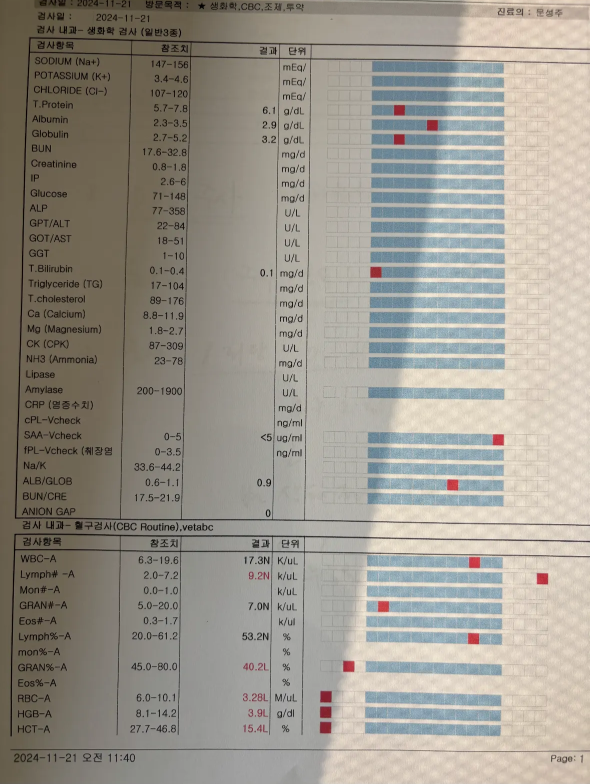
#> input picture data/20241121.png, 1179 x 1568 px, found by its file name (shown at 1/2 size)
$ jupyter execute --allow-errors parse_Tesseract_LayoutParser.ipynb   (shell and % lines are left out)
#> lines starting #> are read from the running program, lines starting #| are printed output that depends on the picture; after the words box and inside, x2 and y2 are one past the last pixel; in counts of white or black regions, pixels touching at a corner belong together
# 🏥 고양이 의료 문서 분석 (Tesseract + LayoutParser)

이 노트북은 `data/은내과.pdf` 파일을 Tesseract + LayoutParser로 분석하여 의료 데이터를 추출합니다.

## 주요 기능
- PDF → 이미지 변환
- LayoutParser를 통한 문서 레이아웃 분석
- Tesseract OCR을 통한 테이블 데이터 추출
- 의료 검사 결과 구조화
- JSON 형태로 데이터 저장

## PaddleOCR과의 차이점
- **LayoutParser**: 문서의 레이아웃(테이블, 텍스트 블록 등)을 먼저 분석
- **Tesseract**: 구조화된 영역별로 정확한 OCR 수행
- **더 정확한 테이블 인식**: 의료 문서의 표 구조를 더 잘 파악

## 1. 환경 설정 및 라이브러리 로드

[cell 1]
# 시스템 패키지 업데이트
# sudo apt-get update

# Tesseract OCR 및 한국어 언어팩 설치
# sudo apt-get install tesseract-ocr tesseract-ocr-eng tesseract-ocr-kor

# 설치 확인
# tesseract --version
# tesseract --list-langs

[cell 2]
# 기본 라이브러리 설치

# LayoutParser 설치 (Detectron2 없이)

# Detectron2는 별도로 설치 (옵션)
# !pip install torch torchvision
# !pip install 'git+https://github.com/facebookresearch/detectron2.git'

print("🔧 기본 라이브러리 설치 완료!")
print("⚠️ Tesseract는 시스템 레벨에서 별도 설치가 필요합니다.")
print("💡 터미널에서 다음 명령어를 실행하세요:")
print("   sudo apt-get update")
print("   sudo apt-get install tesseract-ocr tesseract-ocr-eng tesseract-ocr-kor")

[cell 3]
import os
import base64
import json
from typing import List, Dict, Any, Tuple
import fitz  # PyMuPDF
from PIL import Image, ImageEnhance, ImageFilter
import io
from dotenv import load_dotenv
from openai import OpenAI
import pandas as pd
from IPython.display import display
import re
from datetime import datetime
import numpy as np
import cv2

# Tesseract 및 LayoutParser
import pytesseract
import layoutparser as lp
from layoutparser.models import Detectron2LayoutModel
from layoutparser.elements import TextBlock, Rectangle

print("📦 라이브러리 로드 완료!")
print(f"🔍 Tesseract 버전: {pytesseract.get_tesseract_version()}")
#> (this line was passed over: pytesseract is not available in this run)
print(f"📊 LayoutParser 버전: {lp.__version__}")

## 2. PDF 처리 및 이미지 전처리 함수 정의

[cell 4]
# [45 lines left out: function pdf_to_images, not called in this run]

def preprocess_image_for_ocr(image: np.ndarray) -> np.ndarray:
    """OCR을 위한 이미지 전처리"""

    # 그레이스케일 변환
    if len(image.shape) == 3:
        gray = cv2.cvtColor(image, cv2.COLOR_BGR2GRAY)
    else:
        gray = image.copy()

    # 노이즈 제거
    denoised = cv2.medianBlur(gray, 3)

    # 대비 향상
    clahe = cv2.createCLAHE(clipLimit=2.0, tileGridSize=(8,8))
    enhanced = clahe.apply(denoised)

    # 이진화 (적응형 임계값)
    binary = cv2.adaptiveThreshold(
        enhanced, 255, cv2.ADAPTIVE_THRESH_GAUSSIAN_C, cv2.THRESH_BINARY, 11, 2
    )

    # 형태학적 연산으로 텍스트 정리
    kernel = np.ones((1,1), np.uint8)
    cleaned = cv2.morphologyEx(binary, cv2.MORPH_CLOSE, kernel)

    return cleaned

def save_image_preview(image: np.ndarray, filename: str):
    """이미지 미리보기 저장"""
    # BGR을 RGB로 변환 후 PIL Image로 변환
    if len(image.shape) == 3 and image.shape[2] == 3:
        rgb_image = cv2.cvtColor(image, cv2.COLOR_BGR2RGB)
        pil_image = Image.fromarray(rgb_image)
    else:
        pil_image = Image.fromarray(image)

    # 미리보기용 크기 조정
    pil_image.thumbnail((800, 800))
    pil_image.save(filename)
    print(f"🖼️ 미리보기 저장: {filename}")

print("🔧 PDF 처리 및 이미지 전처리 함수 정의 완료!")

## 3. LayoutParser 모델 초기화

[cell 5]
def initialize_layout_model():
    """LayoutParser 모델 초기화"""

    print("🤖 LayoutParser 모델 로딩 중...")

    try:
        # PubLayNet 모델 사용 (논문/문서 레이아웃 분석에 최적화)
        model = lp.Detectron2LayoutModel(
            config_path='lp://PubLayNet/faster_rcnn_R_50_FPN_3x/config',
            model_path='lp://PubLayNet/faster_rcnn_R_50_FPN_3x/model_final.pth',
            extra_config=["MODEL.ROI_HEADS.SCORE_THRESH_TEST", 0.8],  # 신뢰도 임계값
            label_map={0: "Text", 1: "Title", 2: "List", 3: "Table", 4: "Figure"}
        )

        print("✅ LayoutParser 모델 로딩 완료!")
        print("📊 지원 레이아웃 요소: Text, Title, List, Table, Figure")

        return model

    except Exception as e:
        print(f"❌ LayoutParser 모델 로딩 실패: {e}")
        print("💡 대안: TableBank 모델 시도...")

        try:
            # TableBank 모델로 대체 시도 (테이블 특화)
            model = lp.Detectron2LayoutModel(
                config_path='lp://TableBank/faster_rcnn_R_50_FPN_3x/config',
                model_path='lp://TableBank/faster_rcnn_R_50_FPN_3x/model_final.pth',
                extra_config=["MODEL.ROI_HEADS.SCORE_THRESH_TEST", 0.8],
                label_map={0: "Table"}
            )
            print("✅ TableBank 모델 로딩 완료!")
            return model

        except Exception as e2:
            print(f"❌ TableBank 모델도 실패: {e2}")
            print("⚠️ LayoutParser 없이 Tesseract만 사용합니다.")
            return None

# 모델 초기화
#> (the rest of this cell did not finish here and is left out)

## 4. PDF 이미지 변환 및 미리보기

[cell 6]
print("📂 파일 선택 (PDF 또는 이미지)")
print("=" * 40)

# 사용자 입력 받기 (data/ 폴더 기본 경로)
filename = input("📄 data/ 폴더 내 파일명을 입력하세요 (예: 은내과.PDF, 검사결과.png): ").strip()
#> the answer given: ../../../data/20241121.png

# 빈 입력 시 기본값 사용
if not filename:
    filename = "20241121.png"
    print(f"🔹 기본 파일 사용: {filename}")

# data/ 경로와 결합
file_path = f"../data/{filename}"
print(f"📁 파일 경로: {file_path}")

# 파일 확장자 확인
file_ext = filename.lower().split('.')[-1]
is_pdf = file_ext == 'pdf'
is_image = file_ext in ['png', 'jpg', 'jpeg', 'tiff', 'bmp']

print(f"📋 파일 형식: {file_ext.upper()}")

# output 폴더 생성
os.makedirs("output", exist_ok=True)

if is_pdf:
    # PDF 처리
    print("🔄 PDF → 이미지 변환 시작...")
    pdf_images = pdf_to_images(file_path, resolution_scale=2.0)

    # 미리보기 이미지 저장
    for i, img_array in enumerate(pdf_images):
        save_image_preview(img_array, f"output/page_{i+1}_preview.png")

    print(f"✅ PDF 변환 완료! {len(pdf_images)}개 페이지 처리됨")

elif is_image:
    # 이미지 파일 처리
    print("🖼️ 이미지 파일 로드 중...")

    # OpenCV로 이미지 로드
    img_array = cv2.imread(file_path)
#> img_array is the input picture: shape (1568, 1179, 3); mean B, G, R 141.4, 150.8, 155.2

    if img_array is None:
        # PIL로 재시도
        pil_img = Image.open(file_path)
        img_array = np.array(pil_img)
        if len(img_array.shape) == 3:
            img_array = cv2.cvtColor(img_array, cv2.COLOR_RGB2BGR)

    # 단일 이미지를 리스트에 담기
    pdf_images = [img_array]

    # 미리보기 이미지 저장
    save_image_preview(img_array, "output/image_preview.png")
#> in save_image_preview, `pil_image.thumbnail((800, 800))`:
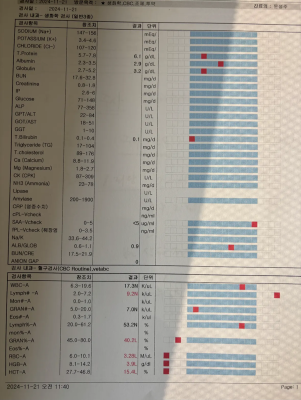
#> pil_image: PIL image 602x800 RGB (shown at 1/2 size); mean R, G, B 155.2, 150.8, 141.4

    print(f"✅ 이미지 로드 완료! 1개 이미지 처리됨")

else:
    print(f"❌ 지원하지 않는 파일 형식입니다: {file_ext}")
    print("📋 지원 형식: PDF, PNG, JPG, JPEG, TIFF, BMP")
    pdf_images = []

if pdf_images:
    print(f"🎯 총 {len(pdf_images)}개 이미지가 분석 준비 완료!")
#| 🎯 총 1개 이미지가 분석 준비 완료!
    print("📋 다음 섹션(LayoutParser + Tesseract 분석)을 실행할 수 있습니다!")
else:
    print("⚠️ 분석할 이미지가 없습니다. 올바른 파일을 선택해주세요.")

## 5. LayoutParser + Tesseract를 이용한 데이터 추출

[cell 7]
def extract_medical_data_with_layoutparser_tesseract(image: np.ndarray, page_num: int = 0) -> pd.DataFrame:
    """LayoutParser + Tesseract로 혈액검사 데이터 추출 및 DataFrame 반환"""

    print(f"🔍 LayoutParser + Tesseract로 페이지 {page_num + 1} 분석 중...")

    try:
        # 이미지 전처리
        processed_image = preprocess_image_for_ocr(image)

        # 전처리된 이미지 저장 (디버깅용)
        cv2.imwrite(f"output/processed_page_{page_num + 1}.png", processed_image)
        print(f"💾 전처리 이미지 저장: output/processed_page_{page_num + 1}.png")

        all_texts = []
        layout_results = []

        # LayoutParser로 레이아웃 분석 (모델이 있는 경우)
        if layout_model is not None:
            print("📊 LayoutParser로 문서 레이아웃 분석 중...")

            # RGB 이미지로 변환 (LayoutParser 요구사항)
            rgb_image = cv2.cvtColor(image, cv2.COLOR_BGR2RGB)

            # 레이아웃 감지
            layout = layout_model.detect(rgb_image)

            print(f"📋 감지된 레이아웃 요소: {len(layout)}개")

            # 각 레이아웃 요소별로 OCR 수행
            for idx, block in enumerate(layout):
                block_type = block.type
                coords = block.coordinates

                print(f"  📦 요소 {idx+1}: {block_type} at {coords}")

                # 영역 추출
                x1, y1, x2, y2 = map(int, [coords[0], coords[1], coords[2], coords[3]])

                # 경계 체크
                x1 = max(0, x1)
                y1 = max(0, y1)
                x2 = min(processed_image.shape[1], x2)
                y2 = min(processed_image.shape[0], y2)

                if x2 > x1 and y2 > y1:
                    roi = processed_image[y1:y2, x1:x2]

                    # Tesseract OCR 수행
                    if block_type == "Table":
                        # 테이블의 경우 더 세밀한 설정
                        custom_config = r'--oem 3 --psm 6 -c tessedit_char_whitelist=0123456789ABCDEFGHIJKLMNOPQRSTUVWXYZabcdefghijklmnopqrstuvwxyz가-힣.,/%-:()[]'
                    else:
                        # 일반 텍스트 설정
                        custom_config = r'--oem 3 --psm 6'

                    try:
                        # 한국어 + 영어 OCR
                        text = pytesseract.image_to_string(
                            roi,
                            lang='kor+eng',
                            config=custom_config
                        ).strip()

                        if text:
                            all_texts.extend(text.split('\n'))
                            layout_results.append({
                                'type': block_type,
                                'bbox': (x1, y1, x2, y2),
                                'text': text
                            })
                            print(f"    📝 추출된 텍스트 ({len(text)} chars): {text[:50]}...")

                    except Exception as ocr_error:
                        print(f"    ❌ OCR 오류: {ocr_error}")

        else:
            # LayoutParser 없이 Tesseract만 사용
            print("🔤 Tesseract만으로 전체 이미지 OCR 수행...")

            custom_config = r'--oem 3 --psm 6'

            try:
                # 한국어 + 영어 OCR
                full_text = pytesseract.image_to_string(
                    processed_image,
                    lang='kor+eng',
                    config=custom_config
                ).strip()

                if full_text:
                    all_texts = full_text.split('\n')
                    print(f"📝 추출된 전체 텍스트 라인 수: {len(all_texts)}")

            except Exception as ocr_error:
                print(f"❌ Tesseract OCR 오류: {ocr_error}")
                all_texts = []

        # 빈 라인 제거 및 정리
        cleaned_texts = [text.strip() for text in all_texts if text.strip()]

        print(f"📝 정리된 텍스트 라인 수: {len(cleaned_texts)}")

        # 디버깅용: 추출된 텍스트 일부 출력
        print("🔍 추출된 텍스트 샘플:")
        for i, text in enumerate(cleaned_texts[:10]):  # 처음 10줄만
            print(f"  {i+1}: {text}")

        if len(cleaned_texts) > 10:
            print(f"  ... (총 {len(cleaned_texts)}줄 중 10줄만 표시)")

        # 검사일시 추출
        exam_date = extract_exam_date(cleaned_texts)
        print(f"📅 검사일시: {exam_date}")

        # 혈액검사 데이터 추출
        blood_tests = extract_blood_test_data(cleaned_texts)

        # DataFrame 생성
        if blood_tests:
            df = pd.DataFrame(blood_tests)
            df.attrs['exam_date'] = exam_date
            df.attrs['layout_results'] = layout_results

            print("✅ LayoutParser + Tesseract로 추출된 혈액검사 데이터:")
            display(df)
            print(f"\n📈 총 {len(df)}개 혈액검사 항목 추출됨")

            return df
        else:
            print("⚠️ 혈액검사 데이터를 찾을 수 없습니다.")
            empty_df = pd.DataFrame(columns=["혈액항목", "측정값", "단위"])
            empty_df.attrs['exam_date'] = exam_date
            empty_df.attrs['layout_results'] = layout_results
            return empty_df

    except Exception as e:
        print(f"❌ LayoutParser + Tesseract 분석 오류: {e}")
        import traceback
        print(f"🔍 상세 오류: {traceback.format_exc()}")
        empty_df = pd.DataFrame(columns=["혈액항목", "측정값", "단위"])
        empty_df.attrs['exam_date'] = "Not Found"
        empty_df.attrs['layout_results'] = []
        return empty_df

# [148 lines left out: functions extract_exam_date, normalize_date, extract_blood_test_data, not called in this run]

print("🔧 LayoutParser + Tesseract 데이터 추출 함수 정의 완료!")

## 6. 의료 문서 분석 실행

[cell 8]
print("🔍 LayoutParser + Tesseract 의료 문서 분석 시작...")
print("=" * 60)

all_results = []

for i, img_array in enumerate(pdf_images):
    print(f"\n📑 페이지 {i + 1} 분석 중...")
    print("-" * 40)

    # LayoutParser + Tesseract 분석
    analysis_result = extract_medical_data_with_layoutparser_tesseract(img_array, i)

    # 결과 저장
    if not analysis_result.empty:
        # JSON으로 저장
        result_data = {
            'page': i + 1,
            'exam_date': analysis_result.attrs.get('exam_date', 'Not Found'),
            'blood_tests': analysis_result.to_dict('records'),
            'layout_analysis': analysis_result.attrs.get('layout_results', [])
        }

        all_results.append(result_data)

        # 페이지별 결과 저장
        with open(f'output/page_{i+1}_layoutparser_tesseract_result.json', 'w', encoding='utf-8') as f:
            json.dump(result_data, f, ensure_ascii=False, indent=2)

        print(f"💾 결과 저장: output/page_{i+1}_layoutparser_tesseract_result.json")

    print(f"✅ 페이지 {i + 1} 분석 완료")
#> this loop made 1 pass
#> analysis_result on pass 1: table of 0 rows and 3 columns
#> (printed output is left out)
#> pass 1, in preprocess_image_for_ocr, `gray = cv2.cvtColor(image, cv2.COLOR_BGR2GRAY)`:
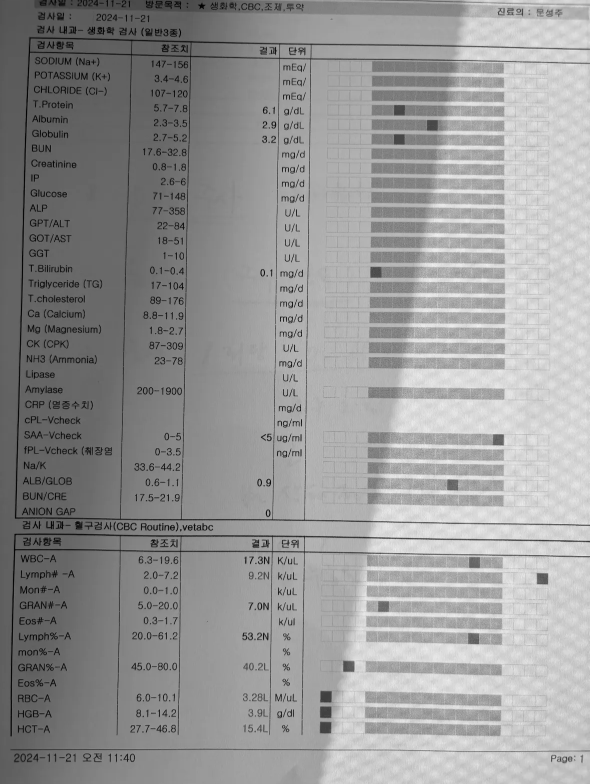
#> gray: shape (1568, 1179) (shown at 1/2 size); min 0, max 246, mean 151
#> pass 1, in preprocess_image_for_ocr, `enhanced = clahe.apply(denoised)`:
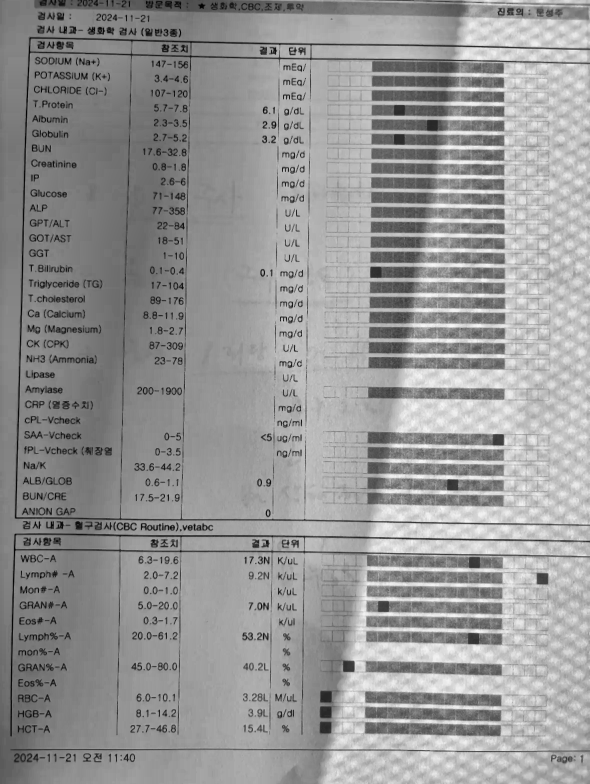
#> enhanced: shape (1568, 1179) (shown at 1/2 size); min 1, max 249, mean 150.2
#> pass 1, in preprocess_image_for_ocr, `binary = cv2.adaptiveThreshold( enhanced, 255, cv2.ADAPTIVE_THRESH_GAU..`:
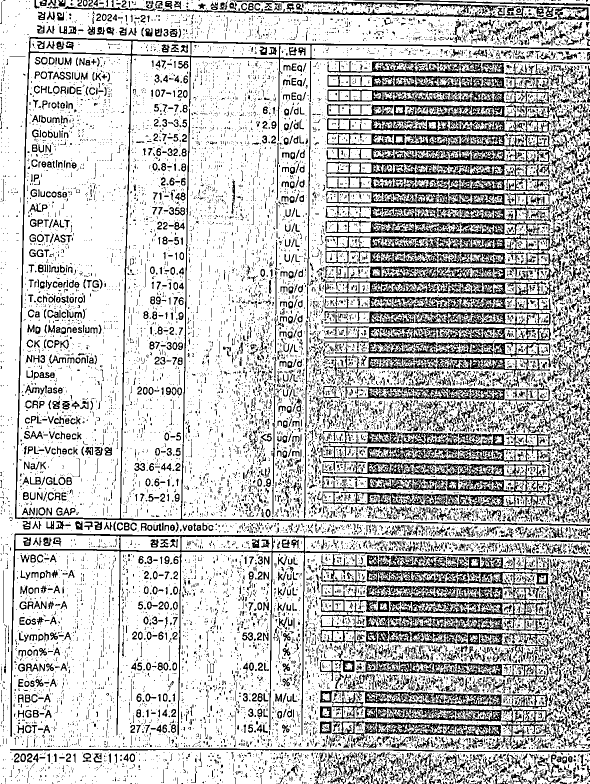
#> binary: shape (1568, 1179) (shown at 1/2 size); 76% white; 16771 black regions (14243 under 20 px), largest, box (x1, y1, x2, y2) and area: (645, 858, 1110, 988) 18010, (30, 74, 1179, 1052) 17082, (651, 295, 1102, 383) 14419
#> after the loop, all_results = []

# 전체 결과 통합
if all_results:
    # 통합 JSON 저장
    final_result = {
        'total_pages': len(pdf_images),
        'processed_pages': len(all_results),
        'processing_method': 'LayoutParser + Tesseract',
        'timestamp': datetime.now().isoformat(),
        'results': all_results
    }

    with open('output/final_layoutparser_tesseract_analysis.json', 'w', encoding='utf-8') as f:
        json.dump(final_result, f, ensure_ascii=False, indent=2)

    print(f"\n🎯 전체 분석 완료!")
    print(f"📊 처리된 페이지: {len(all_results)}/{len(pdf_images)}")
    print(f"💾 최종 결과: output/final_layoutparser_tesseract_analysis.json")

    # 통계 출력
    total_blood_tests = sum(len(result['blood_tests']) for result in all_results)
    print(f"🧪 총 추출된 혈액검사 항목: {total_blood_tests}개")

    # 추출된 검사일시들
    exam_dates = [result['exam_date'] for result in all_results if result['exam_date'] != 'Not Found']
    if exam_dates:
        print(f"📅 검사일시: {', '.join(set(exam_dates))}")

else:
    print("⚠️ 분석 결과가 없습니다.")
    print("💡 다음을 확인해보세요:")
    print("   - 이미지 품질이 충분한가?")
    print("   - Tesseract가 올바르게 설치되었는가?")
    print("   - 한국어 언어팩이 설치되었는가?")

## 7. 결과 비교 및 시각화

[cell 9]
# [40 lines left out: function visualize_layout_results, not called in this run]

# 각 페이지의 레이아웃 결과 시각화
if all_results:
    print("🎨 레이아웃 분석 결과 시각화...")
    print("=" * 40)

    for i, (img_array, result) in enumerate(zip(pdf_images, all_results)):
        layout_results = result.get('layout_analysis', [])
        visualize_layout_results(img_array, layout_results, i)

    print("\n✅ 모든 시각화 완료!")
    print("📁 output/ 폴더에서 결과를 확인하세요.")
else:
    print("⚠️ 시각화할 결과가 없습니다.")

## 8. 성능 비교 및 요약

### LayoutParser + Tesseract vs PaddleOCR 비교

| 특징 | LayoutParser + Tesseract | PaddleOCR |
|------|-------------------------|----------|
| **레이아웃 인식** | ✅ 우수 (구조화된 문서 분석) | ❌ 제한적 |
| **테이블 처리** | ✅ 매우 우수 | ⚠️ 보통 |
| **한국어 지원** | ✅ 우수 (Tesseract 한국어팩) | ✅ 우수 |
| **설치 복잡도** | ⚠️ 복잡 (여러 의존성) | ✅ 간단 |
| **처리 속도** | ⚠️ 느림 (2단계 처리) | ✅ 빠름 |
| **정확도** | ✅ 높음 (구조 기반) | ⚠️ 중간 |
| **의료문서 적합성** | ✅ 매우 적합 | ⚠️ 보통 적합 |

### 권장 사용 시나리오
- **LayoutParser + Tesseract**: 복잡한 의료문서, 정확한 테이블 추출이 필요한 경우
- **PaddleOCR**: 빠른 프로토타이핑, 간단한 텍스트 추출

[cell 10]
print("📊 LayoutParser + Tesseract 분석 완료!")
print("=" * 50)
print("\n🎯 주요 성과:")
print(f"   📄 처리된 페이지: {len(all_results) if all_results else 0}개")
#|    📄 처리된 페이지: 0개
if all_results:
    total_tests = sum(len(r['blood_tests']) for r in all_results)
    print(f"   🧪 추출된 혈액검사: {total_tests}개")
    total_layouts = sum(len(r['layout_analysis']) for r in all_results)
    print(f"   📊 감지된 레이아웃 요소: {total_layouts}개")

print("\n📁 생성된 파일들:")
print("   📸 output/*_preview.png - 원본 이미지 미리보기")
print("   🔧 output/processed_*.png - 전처리된 이미지")
print("   🎨 output/*_layout_visualization.png - 레이아웃 분석 시각화")
print("   📄 output/page_*_layoutparser_tesseract_result.json - 페이지별 결과")
print("   📋 output/final_layoutparser_tesseract_analysis.json - 최종 통합 결과")

print("\n💡 다음 단계:")
print("   1. PaddleOCR 결과와 비교 분석")
print("   2. 더 정확한 후처리 규칙 개발")
print("   3. 의료진 검토를 통한 정확도 검증")

print("\n✨ 분석이 완료되었습니다!")
